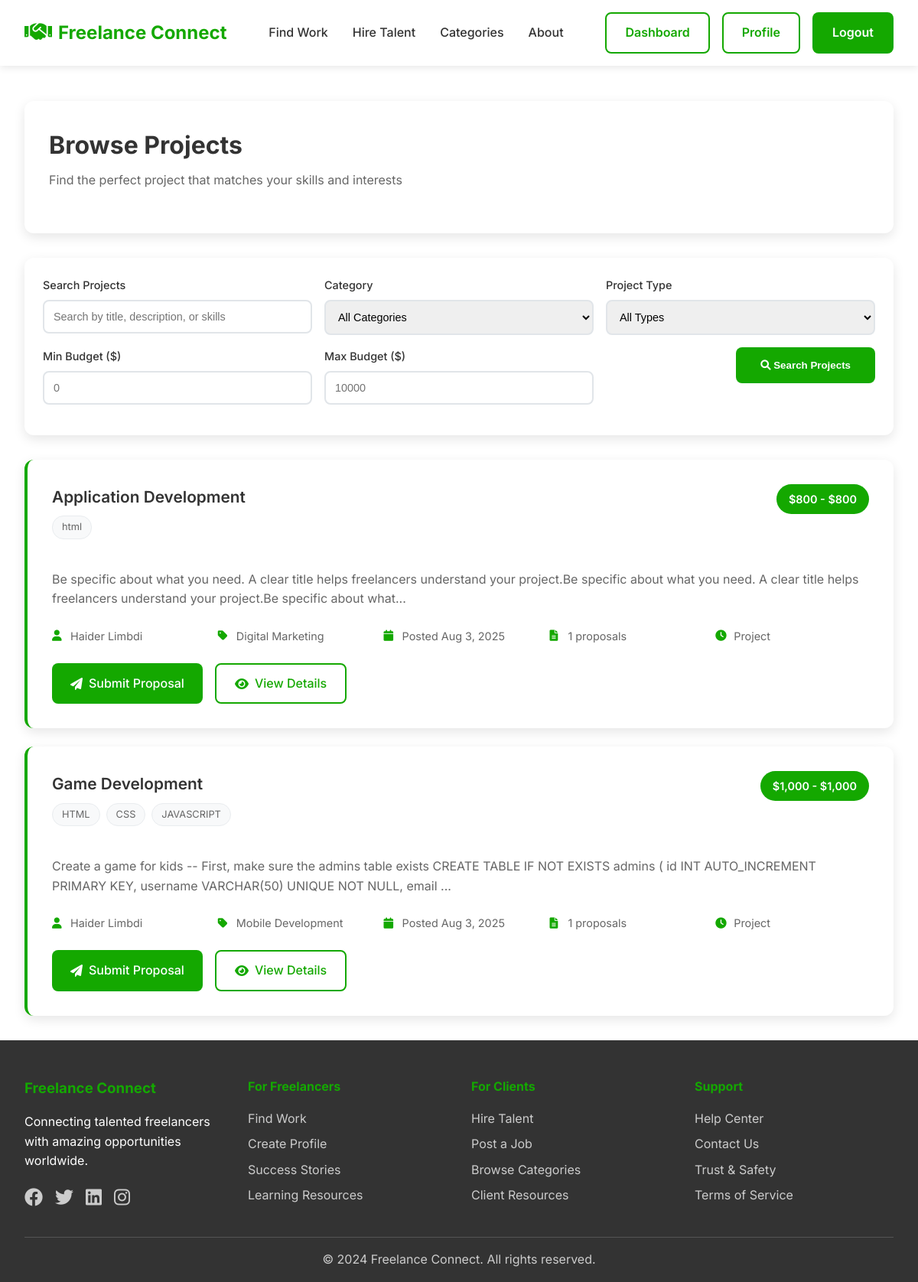
Screenshot of /freelance-connect/browse-projects.php (signed in) with the database file from the repository.
### tables this page shows
CREATE TABLE `projects` (
  `id` int(11) NOT NULL,
  `client_id` int(11) NOT NULL,
  `category_id` int(11) NOT NULL,
  `title` varchar(200) NOT NULL,
  `description` text NOT NULL,
  `budget_min` decimal(10,2) DEFAULT NULL,
  `budget_max` decimal(10,2) DEFAULT NULL,
  `project_type` enum('fixed','hourly') NOT NULL,
  `skills_required` text DEFAULT NULL,
  `status` enum('open','in_progress','completed','cancelled') DEFAULT 'open',
  `created_at` timestamp NOT NULL DEFAULT current_timestamp(),
  `updated_at` timestamp NOT NULL DEFAULT current_timestamp() ON UPDATE current_timestamp(),
  `admin_notes` text DEFAULT NULL
);

CREATE TABLE `users` (
  `id` int(11) NOT NULL,
  `username` varchar(50) NOT NULL,
  `email` varchar(100) NOT NULL,
  `password_hash` varchar(255) NOT NULL,
  `first_name` varchar(50) NOT NULL,
  `last_name` varchar(50) NOT NULL,
  `user_type` enum('freelancer','client') NOT NULL,
  `profile_image` varchar(255) DEFAULT NULL,
  `bio` text DEFAULT NULL,
  `skills` text DEFAULT NULL,
  `hourly_rate` decimal(10,2) DEFAULT NULL,
  `location` varchar(100) DEFAULT NULL,
  `created_at` timestamp NOT NULL DEFAULT current_timestamp(),
  `updated_at` timestamp NOT NULL DEFAULT current_timestamp() ON UPDATE current_timestamp(),
  `status` enum('active','suspended','banned') DEFAULT 'active'
);

CREATE TABLE `categories` (
  `id` int(11) NOT NULL,
  `name` varchar(100) NOT NULL,
  `description` text DEFAULT NULL,
  `icon` varchar(50) DEFAULT NULL,
  `created_at` timestamp NOT NULL DEFAULT current_timestamp()
);

### freelance-connect/browse-projects.php (the view, shortened to what this page needs)
<?php
require_once 'config/db.php';
$search = trim($_GET['search'] ?? '');
$budget_min = $_GET['budget_min'] ?? '';
$budget_max = $_GET['budget_max'] ?? '';
$where_conditions = ["p.status = 'open'"];
$params = [];
$where_clause = implode(' AND ', $where_conditions);
try {
    $query = "
        SELECT p.*,
               c.name as category_name,
               u.first_name, u.last_name,
               COUNT(pr.id) as proposal_count
        FROM projects p
        LEFT JOIN categories c ON p.category_id = c.id
        LEFT JOIN users u ON p.client_id = u.id
        LEFT JOIN proposals pr ON p.id = pr.project_id
        WHERE $where_clause
        GROUP BY p.id
        ORDER BY p.created_at DESC
    ";
    $stmt = $pdo->prepare($query);
    $stmt->execute($params);
    $projects = $stmt->fetchAll(PDO::FETCH_ASSOC);
} catch (PDOException $e) {
    $projects = [];
}
?>
<!DOCTYPE html>
<html lang="en">
<head>
    <link rel="stylesheet" href="assets/css/style.css">
    <link rel="stylesheet" href="assets/css/projects.css">
    <link href="https://cdnjs.cloudflare.com/ajax/libs/font-awesome/6.0.0/css/all.min.css" rel="stylesheet">
</head>
<body>
    <?php include 'includes/header.php'; ?>
    <div class="projects-container">
        <div class="projects-header">
            <h1 class="projects-title">Browse Projects</h1>
            <p class="projects-subtitle">Find the perfect project that matches your skills and interests</p>
        </div>
        <div class="search-filters">
            <form method="GET" action="">
                <div class="filter-row">
                    <div class="filter-group">
                        <label for="search">Search Projects</label>
                        <input type="text" id="search" name="search" value="<?php echo htmlspecialchars($search); ?>"
                            placeholder="Search by title, description, or skills">
                    </div>
                    <div class="filter-group">
                        <label for="category">Category</label>
                        <select id="category" name="category">
                            <option value="">All Categories</option>
                        </select>
                    </div>
                    <div class="filter-group">
                        <label for="project_type">Project Type</label>
                        <select id="project_type" name="project_type">
                            <option value="">All Types</option>
                        </select>
                    </div>
                </div>
                <div class="filter-row">
                    <div class="filter-group">
                        <label for="budget_min">Min Budget ($)</label>
                        <input type="number" id="budget_min" name="budget_min"
                            value="<?php echo htmlspecialchars($budget_min); ?>" placeholder="0" min="0">
                    </div>
                    <div class="filter-group">
                        <label for="budget_max">Max Budget ($)</label>
                        <input type="number" id="budget_max" name="budget_max"
                            value="<?php echo htmlspecialchars($budget_max); ?>" placeholder="10000" min="0">
                    </div>
                    <div class="filter-group" style="display: flex; align-items: end;">
                        <button type="submit" class="search-btn">
                            <i class="fas fa-search"></i> Search Projects
                        </button>
                    </div>
                </div>
            </form>
        </div>
        <?php if (empty($projects)): ?>
            <div class="no-projects">
                <i class="fas fa-search"></i>
                <h3>No Projects Found</h3>
                <p>Try adjusting your search criteria or check back later for new projects.</p>
                <a href="browse-projects.php" class="action-btn btn-primary">Clear Filters</a>
            </div>
        <?php else: ?>
            <div class="projects-grid">
                <?php foreach ($projects as $project): ?>
                    <div class="project-card">
                        <div class="project-header">
                            <div>
                                <h3 class="project-title"><?php echo htmlspecialchars($project['title']); ?></h3>
                                <div class="skills-tags">
                                    <?php
                                    $skills = explode(', ', $project['skills_required']);
                                    foreach (array_slice($skills, 0, 4) as $skill): ?>
                                        <span class="skill-tag"><?php echo htmlspecialchars(trim($skill)); ?></span>
                                    <?php endforeach; ?>
                                </div>
                            </div>
                            <div class="project-budget">
                                $<?php echo number_format($project['budget_min']); ?> -
                                $<?php echo number_format($project['budget_max']); ?>
                            </div>
                        </div>
                        <p class="project-description">
                            <?php echo htmlspecialchars(substr($project['description'], 0, 200)) . (strlen($project['description']) > 200 ? '...' : ''); ?>
                        </p>
                        <div class="project-details">
                            <div class="detail-item">
                                <i class="fas fa-user"></i>
                                <span><?php echo htmlspecialchars($project['first_name'] . ' ' . $project['last_name']); ?></span>
                            </div>
                            <div class="detail-item">
                                <i class="fas fa-tag"></i>
                                <span><?php echo htmlspecialchars($project['category_name']); ?></span>
                            </div>
                            <div class="detail-item">
                                <i class="fas fa-calendar"></i>
                                <span>Posted <?php echo date('M j, Y', strtotime($project['created_at'])); ?></span>
                            </div>
                            <div class="detail-item">
                                <i class="fas fa-file-alt"></i>
                                <span><?php echo $project['proposal_count']; ?> proposals</span>
                            </div>
                            <div class="detail-item">
                                <i class="fas fa-clock"></i>
                                <span><?php echo ucfirst($project['project_type']); ?> Project</span>
                            </div>
                        </div>
                        <div class="project-actions">
                            <a href="submit-proposal.php?project_id=<?php echo $project['id']; ?>"
                                class="action-btn btn-primary">
                                <i class="fas fa-paper-plane"></i> Submit Proposal
                            </a>
                            <a href="view-project.php?id=<?php echo $project['id']; ?>" class="action-btn btn-outline">
                                <i class="fas fa-eye"></i> View Details
                            </a>
                        </div>
                    </div>
                <?php endforeach; ?>
            </div>
        <?php endif; ?>
    </div>
    <?php include 'includes/footer.php'; ?>
</body>
</html>

### freelance-connect/assets/css/style.css (style rules this page uses)
* { margin: 0; padding: 0; box-sizing: border-box; }
body { font-family: 'Inter', sans-serif; line-height: 1.6; color: #333; background-color: #fff; }
.btn-outline { color: #14a800; border-color: #14a800; background: transparent; }
.btn-primary { background: #14a800; color: white; }
.search-btn { background: #14a800; color: white; border: none; padding: 1rem 2rem; cursor: pointer; font-weight: 600; transition: background 0.3s ease; }

### freelance-connect/assets/css/projects.css (style rules this page uses)
.projects-container { max-width: 1200px; margin: 0 auto; padding: 2rem; margin-top: 100px; }
.projects-header { background: white; padding: 2rem; border-radius: 12px; box-shadow: 0 5px 15px rgba(0,0,0,0.1); margin-bottom: 2rem; }
.projects-title { font-size: 2rem; font-weight: 700; color: #333; margin-bottom: 0.5rem; }
.projects-subtitle { color: #666; margin-bottom: 1.5rem; }
.search-filters { background: white; padding: 1.5rem; border-radius: 12px; box-shadow: 0 5px 15px rgba(0,0,0,0.1); margin-bottom: 2rem; }
.filter-row { display: grid; grid-template-columns: repeat(auto-fit, minmax(200px, 1fr)); gap: 1rem; margin-bottom: 1rem; }
.filter-group { display: flex; flex-direction: column; gap: 0.5rem; }
.filter-group label { font-weight: 500; color: #333; font-size: 0.9rem; }
.filter-group input, .filter-group select { padding: 0.75rem; border: 2px solid #e1e5e9; border-radius: 8px; font-size: 0.9rem; transition: border-color 0.3s ease; }
.search-btn { background: #14a800; color: white; border: none; padding: 0.75rem 1.5rem; border-radius: 8px; font-weight: 600; cursor: pointer; transition: background 0.3s ease; }
.projects-grid { display: grid; gap: 1.5rem; }
.project-card { background: white; padding: 2rem; border-radius: 12px; box-shadow: 0 5px 15px rgba(0,0,0,0.1); border-left: 4px solid #14a800; transition: transform 0.3s ease, box-shadow 0.3s ease; }
.project-header { display: flex; justify-content: space-between; align-items: flex-start; margin-bottom: 1rem; }
.project-title { font-size: 1.3rem; font-weight: 600; color: #333; margin-bottom: 0.5rem; }
.project-budget { background: #14a800; color: white; padding: 0.5rem 1rem; border-radius: 20px; font-weight: 600; font-size: 0.9rem; }
.project-description { color: #666; line-height: 1.6; margin-bottom: 1.5rem; }
.project-details { display: grid; grid-template-columns: repeat(auto-fit, minmax(150px, 1fr)); gap: 1rem; margin-bottom: 1.5rem; }
.detail-item { display: flex; align-items: center; gap: 0.5rem; color: #666; font-size: 0.9rem; }
.detail-item i { color: #14a800; width: 16px; }
.skills-tags { display: flex; flex-wrap: wrap; gap: 0.5rem; margin-bottom: 1.5rem; }
.skill-tag { background: #f8f9fa; color: #666; padding: 0.25rem 0.75rem; border-radius: 15px; font-size: 0.8rem; border: 1px solid #e9ecef; }
.project-actions { display: flex; gap: 1rem; flex-wrap: wrap; }
.action-btn { padding: 0.75rem 1.5rem; border-radius: 8px; text-decoration: none; font-weight: 500; transition: all 0.3s ease; display: inline-flex; align-items: center; gap: 0.5rem; }
.btn-primary { background: #14a800; color: white; }
.btn-outline { border: 2px solid #14a800; color: #14a800; background: transparent; }

### rows the page displays
projects: title "Application Development", skills_required "html", budget_min "800", budget_max "800", description "Be specific about what you need. A clear title helps freelancers understand your project.Be specific about what you need. A clear title helps freelancers understand your project.Be specific about what", client.last_name "Haider Limbdi", category.name "Digital Marketing", created_at "Aug 3, 2025", proposal_count "1"
projects: title "Game Development", skills_required "HTML", skills_required "CSS", skills_required "JAVASCRIPT", budget_min "1,000", budget_max "1,000", description "Create a game for kids -- First, make sure the admins table exists CREATE TABLE IF NOT EXISTS admins ( id INT AUTO_INCREMENT PRIMARY KEY, username VARCHAR(50) UNIQUE NOT NULL, email", client.last_name "Haider Limbdi", category.name "Mobile Development", created_at "Aug 3, 2025", proposal_count "1"
